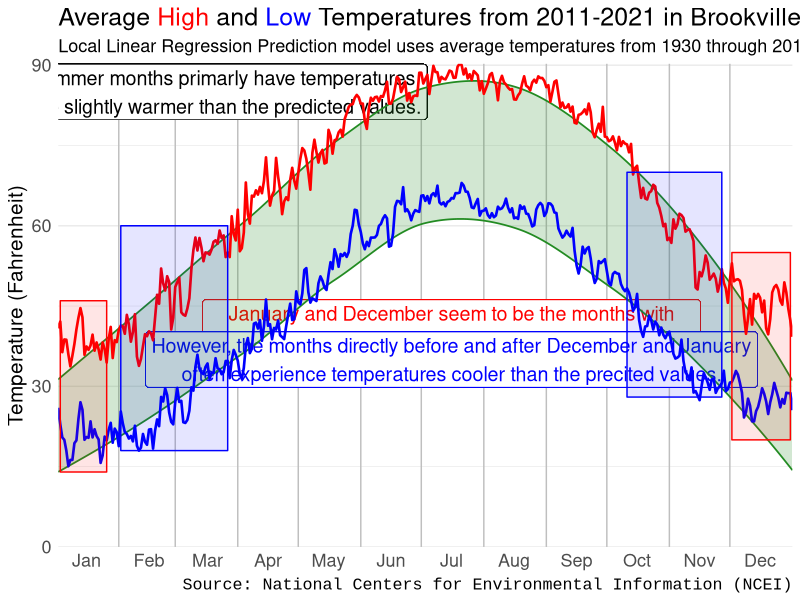

Generate this figure with R:
## ---- chunk 1
library(tidyverse)
library(lubridate)
library(knitr)
library(kableExtra)
library(ggtext)
## ---- chunk 2
## loading in data  
weather <- read.csv("brookvilleWeatherData.csv")
## ---- chunk 3
## fixing date format
weather <- weather %>% 
  mutate(DATE = lubridate::ymd(DATE))
## ---- chunk 4
## switching from long to wide format to create table
weather_wide <- weather %>% 
  pivot_wider(names_from = Measure, 
              values_from = Value) %>% 
  mutate(mintemp = TMIN /10,
         maxtemp = TMAX / 10,
         mintempF = (mintemp * (9/5))+32,
         maxtempF = (maxtemp * (9/5))+32) %>% 
  select(DATE, mintempF, maxtempF) %>% 
  drop_na()
## ---- chunk 5
### converting tenth degrees to actual degree and Fahrenheit and making into a table using the kableExtra package
weather_pt1_table <- weather_wide %>% 
  filter(between(DATE, as.Date('1930-01-01'), as.Date('2021-12-31'))) %>% 
  mutate(Month = month(DATE)) %>% 
  group_by(Month) %>% 
  summarize(`Average Low Temperature` = mean(mintempF),
         `Standard Deviation of Low Temperatures` = sd(mintempF),
         `Average High Temperature` = mean(maxtempF),
         `Standard Deviation of High Temperatures` = sd(maxtempF)) %>% 
  mutate(Month = month.abb[Month]) %>% 
  kbl(caption = "Part 1 Table: Average and Stand Deviation for the High and Low Temperatures of Each Month from 1930 through 2021") %>% 
  kable_styling(full_width = F, html_font = "Cambria") ## source: https://cran.r-project.org/web/packages/kableExtra/vignettes/awesome_table_in_html.html
weather_pt1_table
## ---- chunk 6
## Gathering correct dates for pt2 ribbon as well as the month and day so I can have a variable for every day of the year.
## summarizing min and max temps for each Monthday of the year giving me 365 days of min and max temps after removing feb 29
weather_ribbon <- weather_wide %>% 
  filter(between(DATE, as.Date('1930-01-01'), as.Date('2010-12-31'))) %>% 
  mutate(MonthDay = format(as.Date(DATE), "%m-%d")) %>%
  mutate(Month = month(DATE),
         Day = day(DATE)) %>% 
  filter(MonthDay != '02-29') %>% 
  group_by(MonthDay, Month, Day) %>% 
  summarize(MinTemp = mean(mintempF),
            MaxTemp = mean(maxtempF)) 

## creating a numeric variable for the day of the year since the monthday variable is a character variable and difficult to plot as well as tricky for the regression
DAY <- 1:365
DAY <- as.list(DAY)
weather_ribbon$DAY <- DAY
weather_ribbon <- weather_ribbon %>% 
  mutate(DAY = as.numeric(DAY))

## preforming regression
mintemploess <- loess(MinTemp ~ DAY, data = weather_ribbon, span = .75)
smoothmin <- predict(mintemploess)
smoothmin <- as.list(smoothmin)
maxtemploess <- loess(MaxTemp ~ DAY, data = weather_ribbon, span = .75)
smoothmax <- predict(maxtemploess)
smoothmax <- as.list(smoothmax)

## adding predictor values to data frame for plotting
weather_ribbon$Smoothmin <- smoothmin
weather_ribbon$Smoothmax <- smoothmax
weather_ribbon <- weather_ribbon %>% 
  mutate(Smoothmin = as.numeric(Smoothmin),
         Smoothmax = as.numeric(Smoothmax))


## ---- chunk 7
weather_lines <- weather_wide %>% 
  filter(between(DATE, as.Date('2011-01-01'), as.Date('2021-12-31'))) %>%  
  mutate(MonthDay = format(as.Date(DATE), "%m-%d")) %>%
  filter(MonthDay != '02-29') %>%  
  group_by(MonthDay) %>% 
  summarize(MinTemp = mean(mintempF),
            MaxTemp = mean(maxtempF))
## adding numeric day variable 
weather_lines$DAY <- DAY
weather_lines <- weather_lines %>% 
  mutate(DAY = as.numeric(DAY))

## ---- chunk 8
## making data frames for the rectangles on the plot
Jan_rect <- data.frame(x = c(2, 25,25,2), y = c(46,46,14,14))
Feb_rect <- data.frame(x = c(85,32,32,85), y = c(60,60,18,18))
Dec_rect <- data.frame(x = c(335,364,364,335), y =c(55,55,20,20))
Oct_rect <- data.frame(x = c(283,330,330, 283), y = c(28,28,70,70))

## ---- chunk 9
ggplot(weather_lines, aes(DAY, MinTemp))+ 
  annotate("segment", x=31, xend = 31, y = 0, yend =90.25455, size = 0.5, color = "gray75")+ ## using these to segment off each month exactly
  annotate("segment", x=59, xend = 59, y = 0, yend =90.25455, size = 0.5, color = "gray75")+
  annotate("segment", x=90, xend = 90, y = 0, yend =90.25455, size = 0.5, color = "gray75")+
  annotate("segment", x=120, xend = 120, y = 0, yend =90.25455, size = 0.5, color = "gray75")+
  annotate("segment", x=151, xend = 151, y = 0, yend =90.25455, size = 0.5, color = "gray75")+
  annotate("segment", x=181, xend = 181, y = 0, yend =90.25455, size = 0.5, color = "gray75")+
  annotate("segment", x=212, xend = 212, y = 0, yend =90.25455, size = 0.5, color = "gray75")+
  annotate("segment", x=243, xend = 243, y = 0, yend =90.25455, size = 0.5, color = "gray75")+
  annotate("segment", x=273, xend = 273, y = 0, yend =90.25455, size = 0.5, color = "gray75")+
  annotate("segment", x=304, xend = 304, y = 0, yend =90.25455, size = 0.5, color = "gray75")+
  annotate("segment", x=334, xend = 334, y = 0, yend =90.25455, size = 0.5, color = "gray75")+
  geom_label(x = 196, y = 41, label = "January and December seem to be the months with\nthe warmest average temp compared to those predicted.", color = "red", size = 5)+
  geom_label(x=196, y = 35, label = "However, the months directly before and after December and January\noften experience temperatures cooler than the precited values.", color = "blue", size = 5)+
  geom_label(x = 75, y = 85, label = "The summer months primarly have temperatures \nthat are slightly warmer than the predicted values.", size = 5)+
  geom_ribbon(data = weather_ribbon, aes(x = DAY,ymin = Smoothmin, ymax = Smoothmax), 
              fill = "forestgreen", alpha = 0.2)+
  geom_line(data = weather_ribbon, aes(DAY,Smoothmin,group=1), color = "forestgreen", size = 0.6)+ ## wanted to make the bounds on the ribbon pop a bit more
  geom_line(data = weather_ribbon, aes(DAY, Smoothmax, group=1), color ="forestgreen", size = 0.6)+
  geom_line(data = weather_lines, aes(DAY,MinTemp, group = 1), color = "blue", size = 0.9)+
  geom_line(data = weather_lines, aes(DAY, MaxTemp, group =1), color = "red", size = 0.9)+
  scale_x_continuous(breaks = c(15,46,75,105,135,166,196,227,258,288,319,349),
                     labels = c("Jan","Feb","Mar","Apr","May","Jun","Jul", "Aug", "Sep","Oct","Nov","Dec"))+
  scale_y_continuous(limits = c(0,90.25455),breaks = c(0,30,60,90),minor_breaks = c(15,45,75))+
  geom_polygon(data = Jan_rect, aes(x = x, y = y, group =1), color = "red", 
               fill = "red", alpha = 0.1)+
  geom_polygon(data = Dec_rect, aes(x = x, y = y, group = 1), color = "red", 
               fill = "red", alpha = 0.1)+
  geom_polygon(data = Feb_rect, aes(x = x, y = y, group = 1), color = "blue", 
               fill = "blue", alpha = 0.1)+
  geom_polygon(data = Oct_rect, aes(x = x, y = y, group = 1), color = "blue", 
               fill = "blue", alpha = 0.1)+
  coord_cartesian(expand = FALSE)+
  theme_minimal()+
  theme(axis.title.x = element_blank(),
        panel.grid.major.x = element_blank(),
        panel.grid.minor.x = element_blank(), 
        axis.text = element_text(size = 13),
        plot.caption = element_text(size = 12,family="Courier New"),
        axis.title.y = element_text(size = 15),
        plot.title = element_text(size = 18), 
        plot.subtitle = element_text(size = 13))+
  labs(y = "Temperature (Fahrenheit)", caption = "Source: National Centers for Environmental Information (NCEI)", title = "Average <span style='color:red'>High</span> and <span style='color:blue'>Low</span> Temperatures from 2011-2021 in Brookville, Indiana with <span style='color:forestgreen'>Predicited Average Temperatures</span>", subtitle = "Local Linear Regression Prediction model uses average temperatures from 1930 through 2010")+
  theme(plot.title = element_markdown())
